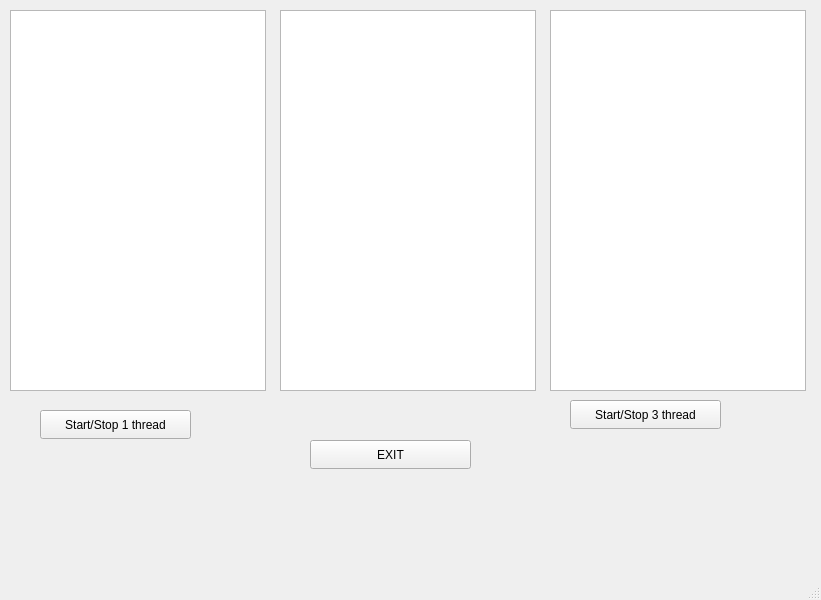
<?xml version="1.0" encoding="UTF-8"?>
<ui version="4.0">
 <class>MainWindow</class>
 <widget class="QMainWindow" name="MainWindow">
  <property name="geometry">
   <rect>
    <x>0</x>
    <y>0</y>
    <width>821</width>
    <height>600</height>
   </rect>
  </property>
  <property name="windowTitle">
   <string>MainWindow</string>
  </property>
  <widget class="QWidget" name="centralwidget">
   <widget class="QListWidget" name="listGen">
    <property name="geometry">
     <rect>
      <x>10</x>
      <y>10</y>
      <width>256</width>
      <height>381</height>
     </rect>
    </property>
   </widget>
   <widget class="QListWidget" name="listQ">
    <property name="geometry">
     <rect>
      <x>280</x>
      <y>10</y>
      <width>256</width>
      <height>381</height>
     </rect>
    </property>
   </widget>
   <widget class="QListWidget" name="listCuns">
    <property name="geometry">
     <rect>
      <x>550</x>
      <y>10</y>
      <width>256</width>
      <height>381</height>
     </rect>
    </property>
   </widget>
   <widget class="QPushButton" name="btnGen">
    <property name="geometry">
     <rect>
      <x>40</x>
      <y>410</y>
      <width>151</width>
      <height>29</height>
     </rect>
    </property>
    <property name="text">
     <string>Start/Stop 1 thread</string>
    </property>
   </widget>
   <widget class="QPushButton" name="btnCons">
    <property name="geometry">
     <rect>
      <x>570</x>
      <y>400</y>
      <width>151</width>
      <height>29</height>
     </rect>
    </property>
    <property name="text">
     <string>Start/Stop 3 thread</string>
    </property>
   </widget>
   <widget class="QPushButton" name="btnExit">
    <property name="geometry">
     <rect>
      <x>310</x>
      <y>440</y>
      <width>161</width>
      <height>29</height>
     </rect>
    </property>
    <property name="text">
     <string>EXIT</string>
    </property>
   </widget>
  </widget>
  <widget class="QMenuBar" name="menubar">
   <property name="geometry">
    <rect>
     <x>0</x>
     <y>0</y>
     <width>821</width>
     <height>25</height>
    </rect>
   </property>
  </widget>
  <widget class="QStatusBar" name="statusbar"/>
 </widget>
 <resources/>
 <connections>
  <connection>
   <sender>btnExit</sender>
   <signal>clicked()</signal>
   <receiver>MainWindow</receiver>
   <slot>close()</slot>
   <hints>
    <hint type="sourcelabel">
     <x>390</x>
     <y>479</y>
    </hint>
    <hint type="destinationlabel">
     <x>410</x>
     <y>299</y>
    </hint>
   </hints>
  </connection>
 </connections>
</ui>
